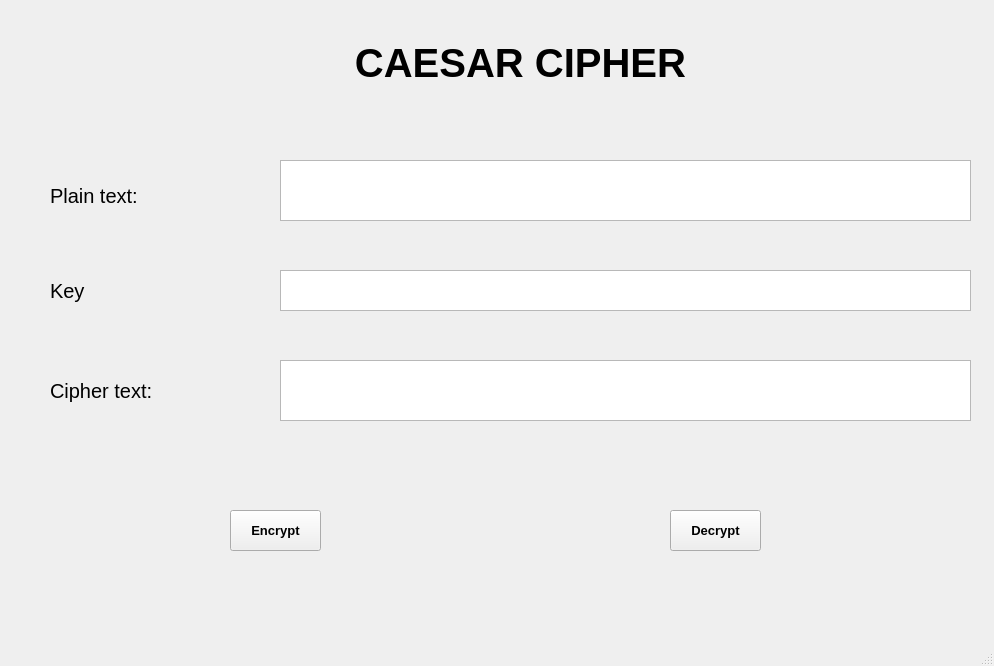
<?xml version="1.0" encoding="UTF-8"?>
<ui version="4.0">
 <class>MainWindow</class>
 <widget class="QMainWindow" name="MainWindow">
  <property name="geometry">
   <rect>
    <x>0</x>
    <y>0</y>
    <width>994</width>
    <height>666</height>
   </rect>
  </property>
  <property name="windowTitle">
   <string>MainWindow</string>
  </property>
  <widget class="QWidget" name="centralwidget">
   <widget class="QLabel" name="lbl_Title">
    <property name="geometry">
     <rect>
      <x>310</x>
      <y>40</y>
      <width>421</width>
      <height>61</height>
     </rect>
    </property>
    <property name="font">
     <font>
      <pointsize>30</pointsize>
      <weight>75</weight>
      <bold>true</bold>
     </font>
    </property>
    <property name="text">
     <string>CAESAR CIPHER</string>
    </property>
    <property name="alignment">
     <set>Qt::AlignHCenter|Qt::AlignTop</set>
    </property>
   </widget>
   <widget class="QLabel" name="lbl_Plain">
    <property name="geometry">
     <rect>
      <x>50</x>
      <y>180</y>
      <width>121</width>
      <height>31</height>
     </rect>
    </property>
    <property name="font">
     <font>
      <pointsize>15</pointsize>
     </font>
    </property>
    <property name="text">
     <string>Plain text:</string>
    </property>
   </widget>
   <widget class="QLabel" name="lbl_Key">
    <property name="geometry">
     <rect>
      <x>50</x>
      <y>270</y>
      <width>41</width>
      <height>41</height>
     </rect>
    </property>
    <property name="font">
     <font>
      <pointsize>15</pointsize>
     </font>
    </property>
    <property name="text">
     <string>Key</string>
    </property>
   </widget>
   <widget class="QLabel" name="lbl_Cipher">
    <property name="geometry">
     <rect>
      <x>50</x>
      <y>370</y>
      <width>131</width>
      <height>41</height>
     </rect>
    </property>
    <property name="font">
     <font>
      <pointsize>15</pointsize>
     </font>
    </property>
    <property name="text">
     <string>Cipher text:</string>
    </property>
   </widget>
   <widget class="QTextEdit" name="txt_PlainText">
    <property name="geometry">
     <rect>
      <x>280</x>
      <y>160</y>
      <width>691</width>
      <height>61</height>
     </rect>
    </property>
    <property name="font">
     <font>
      <pointsize>10</pointsize>
      <weight>50</weight>
      <bold>false</bold>
     </font>
    </property>
   </widget>
   <widget class="QTextEdit" name="txt_Key">
    <property name="geometry">
     <rect>
      <x>280</x>
      <y>270</y>
      <width>691</width>
      <height>41</height>
     </rect>
    </property>
    <property name="font">
     <font>
      <pointsize>10</pointsize>
     </font>
    </property>
   </widget>
   <widget class="QTextEdit" name="txt_CipherText">
    <property name="geometry">
     <rect>
      <x>280</x>
      <y>360</y>
      <width>691</width>
      <height>61</height>
     </rect>
    </property>
    <property name="font">
     <font>
      <pointsize>10</pointsize>
     </font>
    </property>
   </widget>
   <widget class="QPushButton" name="btn_Encrypt">
    <property name="geometry">
     <rect>
      <x>230</x>
      <y>510</y>
      <width>91</width>
      <height>41</height>
     </rect>
    </property>
    <property name="font">
     <font>
      <pointsize>10</pointsize>
      <weight>75</weight>
      <bold>true</bold>
     </font>
    </property>
    <property name="text">
     <string>Encrypt</string>
    </property>
   </widget>
   <widget class="QPushButton" name="btn_Decrypt">
    <property name="geometry">
     <rect>
      <x>670</x>
      <y>510</y>
      <width>91</width>
      <height>41</height>
     </rect>
    </property>
    <property name="font">
     <font>
      <pointsize>10</pointsize>
      <weight>75</weight>
      <bold>true</bold>
     </font>
    </property>
    <property name="text">
     <string>Decrypt</string>
    </property>
   </widget>
  </widget>
  <widget class="QMenuBar" name="menubar">
   <property name="geometry">
    <rect>
     <x>0</x>
     <y>0</y>
     <width>994</width>
     <height>26</height>
    </rect>
   </property>
  </widget>
  <widget class="QStatusBar" name="statusbar"/>
 </widget>
 <resources/>
 <connections/>
</ui>
